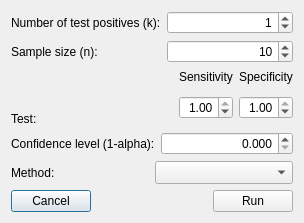
<?xml version="1.0" encoding="UTF-8"?>
<ui version="4.0">
 <class>frmSettings</class>
 <widget class="QDialog" name="frmSettings">
  <property name="geometry">
   <rect>
    <x>0</x>
    <y>0</y>
    <width>304</width>
    <height>223</height>
   </rect>
  </property>
  <property name="windowTitle">
   <string>Settings</string>
  </property>
  <property name="windowIcon">
   <iconset resource="img.qrc">
    <normaloff>:/img/images/1267597764_advancedsettings.png</normaloff>:/img/images/1267597764_advancedsettings.png</iconset>
  </property>
  <layout class="QGridLayout" name="gridLayout_5">
   <item row="0" column="0">
    <layout class="QGridLayout" name="gridLayout">
     <item row="0" column="0">
      <widget class="QLabel" name="label">
       <property name="text">
        <string>Number of test positives (k):</string>
       </property>
      </widget>
     </item>
     <item row="0" column="1">
      <widget class="QSpinBox" name="spinBox">
       <property name="minimumSize">
        <size>
         <width>0</width>
         <height>23</height>
        </size>
       </property>
       <property name="maximumSize">
        <size>
         <width>16777215</width>
         <height>23</height>
        </size>
       </property>
       <property name="alignment">
        <set>Qt::AlignRight|Qt::AlignTrailing|Qt::AlignVCenter</set>
       </property>
       <property name="maximum">
        <number>9999999</number>
       </property>
       <property name="value">
        <number>1</number>
       </property>
      </widget>
     </item>
     <item row="1" column="0">
      <widget class="QLabel" name="label_2">
       <property name="text">
        <string>Sample size (n):</string>
       </property>
      </widget>
     </item>
     <item row="1" column="1">
      <widget class="QSpinBox" name="spinBox_2">
       <property name="minimumSize">
        <size>
         <width>0</width>
         <height>23</height>
        </size>
       </property>
       <property name="maximumSize">
        <size>
         <width>16777215</width>
         <height>23</height>
        </size>
       </property>
       <property name="alignment">
        <set>Qt::AlignRight|Qt::AlignTrailing|Qt::AlignVCenter</set>
       </property>
       <property name="maximum">
        <number>99999999</number>
       </property>
       <property name="value">
        <number>10</number>
       </property>
      </widget>
     </item>
    </layout>
   </item>
   <item row="1" column="0">
    <layout class="QGridLayout" name="gridLayout_2">
     <item row="0" column="0" rowspan="2">
      <spacer name="horizontalSpacer">
       <property name="orientation">
        <enum>Qt::Horizontal</enum>
       </property>
       <property name="sizeHint" stdset="0">
        <size>
         <width>40</width>
         <height>20</height>
        </size>
       </property>
      </spacer>
     </item>
     <item row="0" column="1">
      <widget class="QLabel" name="label_4">
       <property name="text">
        <string>Sensitivity</string>
       </property>
      </widget>
     </item>
     <item row="0" column="2">
      <widget class="QLabel" name="label_5">
       <property name="text">
        <string>Specificity</string>
       </property>
      </widget>
     </item>
     <item row="1" column="1" rowspan="2">
      <widget class="QDoubleSpinBox" name="doubleSpinBox">
       <property name="minimumSize">
        <size>
         <width>0</width>
         <height>23</height>
        </size>
       </property>
       <property name="maximumSize">
        <size>
         <width>16777215</width>
         <height>23</height>
        </size>
       </property>
       <property name="alignment">
        <set>Qt::AlignRight|Qt::AlignTrailing|Qt::AlignVCenter</set>
       </property>
       <property name="decimals">
        <number>2</number>
       </property>
       <property name="maximum">
        <double>1.000000000000000</double>
       </property>
       <property name="singleStep">
        <double>0.010000000000000</double>
       </property>
       <property name="value">
        <double>1.000000000000000</double>
       </property>
      </widget>
     </item>
     <item row="1" column="2" rowspan="2">
      <widget class="QDoubleSpinBox" name="doubleSpinBox_2">
       <property name="minimumSize">
        <size>
         <width>0</width>
         <height>23</height>
        </size>
       </property>
       <property name="maximumSize">
        <size>
         <width>16777215</width>
         <height>23</height>
        </size>
       </property>
       <property name="alignment">
        <set>Qt::AlignRight|Qt::AlignTrailing|Qt::AlignVCenter</set>
       </property>
       <property name="maximum">
        <double>1.000000000000000</double>
       </property>
       <property name="singleStep">
        <double>0.010000000000000</double>
       </property>
       <property name="value">
        <double>1.000000000000000</double>
       </property>
      </widget>
     </item>
     <item row="2" column="0">
      <widget class="QLabel" name="label_3">
       <property name="text">
        <string>Test:</string>
       </property>
      </widget>
     </item>
    </layout>
   </item>
   <item row="2" column="0">
    <layout class="QHBoxLayout" name="horizontalLayout">
     <item>
      <widget class="QLabel" name="label_6">
       <property name="text">
        <string>Confidence level (1-alpha):</string>
       </property>
      </widget>
     </item>
     <item>
      <widget class="QDoubleSpinBox" name="doubleSpinBox_3">
       <property name="minimumSize">
        <size>
         <width>0</width>
         <height>23</height>
        </size>
       </property>
       <property name="maximumSize">
        <size>
         <width>16777215</width>
         <height>23</height>
        </size>
       </property>
       <property name="alignment">
        <set>Qt::AlignRight|Qt::AlignTrailing|Qt::AlignVCenter</set>
       </property>
       <property name="decimals">
        <number>3</number>
       </property>
       <property name="minimum">
        <double>0.000000000000000</double>
       </property>
       <property name="maximum">
        <double>0.999000000000000</double>
       </property>
       <property name="singleStep">
        <double>0.010000000000000</double>
       </property>
       <property name="value">
        <double>0.000000000000000</double>
       </property>
      </widget>
     </item>
    </layout>
   </item>
   <item row="3" column="0">
    <layout class="QGridLayout" name="gridLayout_3">
     <item row="0" column="0">
      <widget class="QLabel" name="label_7">
       <property name="text">
        <string>Method:</string>
       </property>
      </widget>
     </item>
     <item row="0" column="1">
      <widget class="QComboBox" name="comboBox">
       <property name="minimumSize">
        <size>
         <width>0</width>
         <height>23</height>
        </size>
       </property>
       <property name="maximumSize">
        <size>
         <width>16777215</width>
         <height>23</height>
        </size>
       </property>
      </widget>
     </item>
    </layout>
   </item>
   <item row="4" column="0">
    <layout class="QGridLayout" name="gridLayout_4">
     <item row="0" column="0">
      <widget class="QPushButton" name="pushButton">
       <property name="text">
        <string>Cancel</string>
       </property>
      </widget>
     </item>
     <item row="0" column="1">
      <spacer name="horizontalSpacer_2">
       <property name="orientation">
        <enum>Qt::Horizontal</enum>
       </property>
       <property name="sizeHint" stdset="0">
        <size>
         <width>40</width>
         <height>20</height>
        </size>
       </property>
      </spacer>
     </item>
     <item row="0" column="2">
      <widget class="QPushButton" name="pushButton_2">
       <property name="text">
        <string>Run</string>
       </property>
      </widget>
     </item>
    </layout>
   </item>
  </layout>
 </widget>
 <tabstops>
  <tabstop>comboBox</tabstop>
 </tabstops>
 <resources>
  <include location="img.qrc"/>
 </resources>
 <connections/>
</ui>
